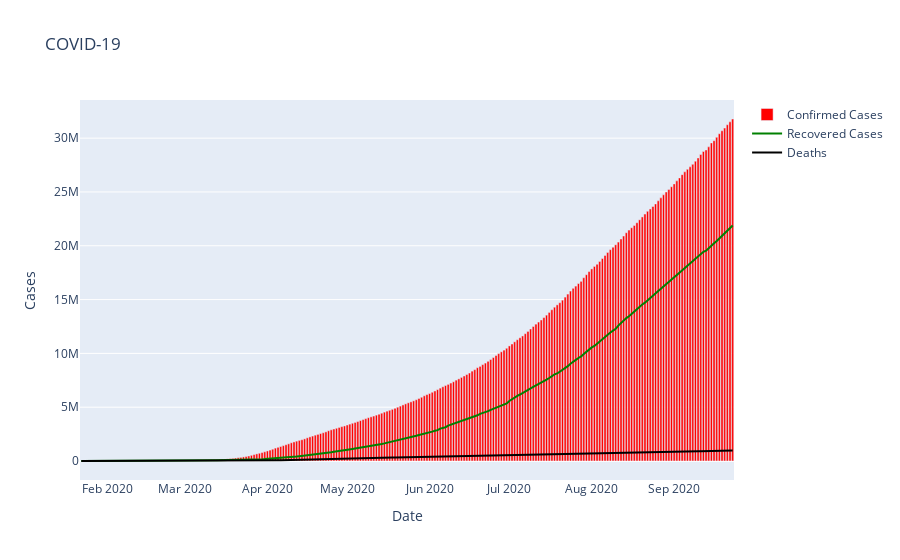

Here is the notebook cell this chart was saved with:
### Code cell
trace_Confirmed = go.Bar(x=cumulative_final.Date,
                  y=cumulative_final.Confirmed,
                  name='Confirmed Cases',
                  marker=dict(color='red'))

trace_Recovered = go.Scatter(x=cumulative_final.Date,
                y=cumulative_final.Recovered,
                name='Recovered Cases',
                marker=dict(color='green'))

trace_Deaths = go.Scatter(x=cumulative_final.Date,
                y=cumulative_final.Deaths,
                name='Deaths',
                marker=dict(color='black'))

data = [trace_Confirmed, trace_Recovered, trace_Deaths]

layout = go.Layout(title="COVID-19",
                xaxis=dict(title='Date'),
                yaxis=dict(title='Cases'))

fig = go.Figure(data=data, layout=layout)

py.iplot(fig, filename='cumulative_final_graph')

### Figure 1 — Plotly figure (JSON) as saved in the notebook; plotly's stock layout.template omitted (floating-point values rounded to 4 significant figures; data arrays with more than 128 entries replaced by an {"elided": "..."} marker saying what was removed)
{"data": [{"marker": {"color": "red"}, "name": "Confirmed Cases", "type": "bar", "x": {"elided": "246 str values"}, "y": {"elided": "246 int values"}}, {"marker": {"color": "green"}, "name": "Recovered Cases", "type": "scatter", "x": {"elided": "246 str values"}, "y": {"elided": "246 int values"}}, {"marker": {"color": "black"}, "name": "Deaths", "type": "scatter", "x": {"elided": "246 str values"}, "y": {"elided": "246 int values"}}], "layout": {"title": {"text": "COVID-19"}, "xaxis": {"title": {"text": "Date"}}, "yaxis": {"title": {"text": "Cases"}}}}
